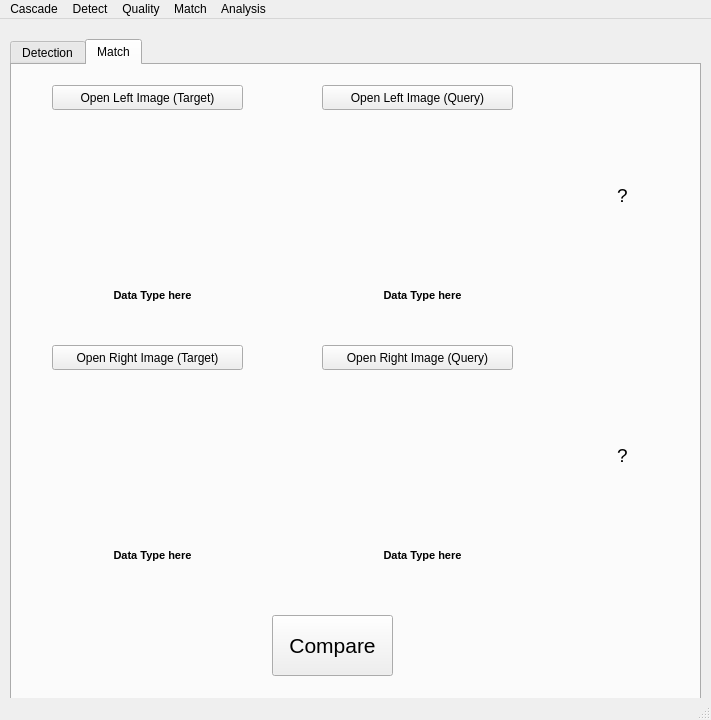
<?xml version="1.0" encoding="UTF-8"?>
<ui version="4.0">
 <class>IrisCompare</class>
 <widget class="QMainWindow" name="IrisCompare">
  <property name="geometry">
   <rect>
    <x>0</x>
    <y>0</y>
    <width>711</width>
    <height>720</height>
   </rect>
  </property>
  <property name="maximumSize">
   <size>
    <width>715</width>
    <height>720</height>
   </size>
  </property>
  <property name="windowTitle">
   <string>Iris Compare</string>
  </property>
  <widget class="QWidget" name="m_centralwidget">
   <widget class="QTabWidget" name="tabWidget">
    <property name="geometry">
     <rect>
      <x>10</x>
      <y>20</y>
      <width>691</width>
      <height>661</height>
     </rect>
    </property>
    <property name="baseSize">
     <size>
      <width>0</width>
      <height>2</height>
     </size>
    </property>
    <property name="currentIndex">
     <number>1</number>
    </property>
    <widget class="QWidget" name="Detection">
     <attribute name="title">
      <string>Detection</string>
     </attribute>
     <widget class="ImageWidget" name="imgWidget" native="true">
      <property name="geometry">
       <rect>
        <x>10</x>
        <y>10</y>
        <width>661</width>
        <height>611</height>
       </rect>
      </property>
     </widget>
    </widget>
    <widget class="QWidget" name="Match">
     <attribute name="title">
      <string>Match</string>
     </attribute>
     <widget class="ImageWidget" name="imgLeftWidget1" native="true">
      <property name="geometry">
       <rect>
        <x>19</x>
        <y>50</y>
        <width>241</width>
        <height>160</height>
       </rect>
      </property>
     </widget>
     <widget class="QPushButton" name="btnOpenLeft1">
      <property name="geometry">
       <rect>
        <x>40</x>
        <y>20</y>
        <width>191</width>
        <height>25</height>
       </rect>
      </property>
      <property name="text">
       <string>Open Left Image (Target)</string>
      </property>
     </widget>
     <widget class="ImageWidget" name="imgLeftWidget2" native="true">
      <property name="geometry">
       <rect>
        <x>289</x>
        <y>50</y>
        <width>241</width>
        <height>160</height>
       </rect>
      </property>
     </widget>
     <widget class="QPushButton" name="btnOpenLeft2">
      <property name="geometry">
       <rect>
        <x>310</x>
        <y>20</y>
        <width>191</width>
        <height>25</height>
       </rect>
      </property>
      <property name="text">
       <string>Open Left Image (Query)</string>
      </property>
     </widget>
     <widget class="QPushButton" name="btnOpenRight1">
      <property name="geometry">
       <rect>
        <x>40</x>
        <y>280</y>
        <width>191</width>
        <height>25</height>
       </rect>
      </property>
      <property name="text">
       <string>Open Right Image (Target)</string>
      </property>
     </widget>
     <widget class="QPushButton" name="btnOpenRight2">
      <property name="geometry">
       <rect>
        <x>310</x>
        <y>280</y>
        <width>191</width>
        <height>25</height>
       </rect>
      </property>
      <property name="text">
       <string>Open Right Image (Query)</string>
      </property>
     </widget>
     <widget class="ImageWidget" name="imgRightWidget1" native="true">
      <property name="enabled">
       <bool>true</bool>
      </property>
      <property name="geometry">
       <rect>
        <x>19</x>
        <y>310</y>
        <width>241</width>
        <height>160</height>
       </rect>
      </property>
     </widget>
     <widget class="ImageWidget" name="imgRightWidget2" native="true">
      <property name="geometry">
       <rect>
        <x>289</x>
        <y>310</y>
        <width>241</width>
        <height>160</height>
       </rect>
      </property>
     </widget>
     <widget class="QPushButton" name="btnGoMatch">
      <property name="geometry">
       <rect>
        <x>260</x>
        <y>550</y>
        <width>121</width>
        <height>61</height>
       </rect>
      </property>
      <property name="font">
       <font>
        <pointsize>16</pointsize>
       </font>
      </property>
      <property name="text">
       <string>Compare</string>
      </property>
     </widget>
     <widget class="QLabel" name="txtLeftResult">
      <property name="geometry">
       <rect>
        <x>550</x>
        <y>50</y>
        <width>121</width>
        <height>160</height>
       </rect>
      </property>
      <property name="font">
       <font>
        <pointsize>14</pointsize>
       </font>
      </property>
      <property name="text">
       <string>?</string>
      </property>
      <property name="alignment">
       <set>Qt::AlignCenter</set>
      </property>
     </widget>
     <widget class="QLabel" name="txtRightResult">
      <property name="geometry">
       <rect>
        <x>550</x>
        <y>310</y>
        <width>121</width>
        <height>160</height>
       </rect>
      </property>
      <property name="font">
       <font>
        <pointsize>14</pointsize>
       </font>
      </property>
      <property name="text">
       <string>?</string>
      </property>
      <property name="alignment">
       <set>Qt::AlignCenter</set>
      </property>
     </widget>
     <widget class="QLabel" name="txtLeftDataType1">
      <property name="geometry">
       <rect>
        <x>40</x>
        <y>220</y>
        <width>201</width>
        <height>21</height>
       </rect>
      </property>
      <property name="font">
       <font>
        <pointsize>8</pointsize>
        <weight>75</weight>
        <bold>true</bold>
        <strikeout>false</strikeout>
       </font>
      </property>
      <property name="text">
       <string>Data Type here</string>
      </property>
      <property name="scaledContents">
       <bool>false</bool>
      </property>
      <property name="alignment">
       <set>Qt::AlignCenter</set>
      </property>
     </widget>
     <widget class="QLabel" name="txtLeftDataType2">
      <property name="geometry">
       <rect>
        <x>310</x>
        <y>220</y>
        <width>201</width>
        <height>21</height>
       </rect>
      </property>
      <property name="font">
       <font>
        <pointsize>8</pointsize>
        <weight>75</weight>
        <bold>true</bold>
        <strikeout>false</strikeout>
       </font>
      </property>
      <property name="text">
       <string>Data Type here</string>
      </property>
      <property name="scaledContents">
       <bool>false</bool>
      </property>
      <property name="alignment">
       <set>Qt::AlignCenter</set>
      </property>
     </widget>
     <widget class="QLabel" name="txtRightDataType1">
      <property name="geometry">
       <rect>
        <x>40</x>
        <y>480</y>
        <width>201</width>
        <height>21</height>
       </rect>
      </property>
      <property name="font">
       <font>
        <pointsize>8</pointsize>
        <weight>75</weight>
        <bold>true</bold>
        <strikeout>false</strikeout>
       </font>
      </property>
      <property name="text">
       <string>Data Type here</string>
      </property>
      <property name="scaledContents">
       <bool>false</bool>
      </property>
      <property name="alignment">
       <set>Qt::AlignCenter</set>
      </property>
     </widget>
     <widget class="QLabel" name="txtRightDataType2">
      <property name="geometry">
       <rect>
        <x>310</x>
        <y>480</y>
        <width>201</width>
        <height>21</height>
       </rect>
      </property>
      <property name="font">
       <font>
        <pointsize>8</pointsize>
        <weight>75</weight>
        <bold>true</bold>
        <strikeout>false</strikeout>
       </font>
      </property>
      <property name="text">
       <string>Data Type here</string>
      </property>
      <property name="scaledContents">
       <bool>false</bool>
      </property>
      <property name="alignment">
       <set>Qt::AlignCenter</set>
      </property>
     </widget>
    </widget>
   </widget>
  </widget>
  <widget class="QMenuBar" name="m_menuBar">
   <property name="geometry">
    <rect>
     <x>0</x>
     <y>0</y>
     <width>711</width>
     <height>22</height>
    </rect>
   </property>
   <widget class="QMenu" name="menuFiles">
    <property name="title">
     <string>Detect</string>
    </property>
    <addaction name="actionOpen_AVI"/>
    <addaction name="separator"/>
    <addaction name="actionOpen_IRIS_AVI"/>
    <addaction name="separator"/>
    <addaction name="actionOpen_CAM"/>
   </widget>
   <widget class="QMenu" name="menuCascade">
    <property name="title">
     <string>Cascade</string>
    </property>
    <addaction name="actionSelect_cascade"/>
   </widget>
   <widget class="QMenu" name="menuMatch">
    <property name="title">
     <string>Match</string>
    </property>
    <addaction name="actionStart_Match"/>
   </widget>
   <widget class="QMenu" name="menuQuality">
    <property name="title">
     <string>Quality</string>
    </property>
    <addaction name="actionImage_Quality"/>
   </widget>
   <widget class="QMenu" name="menuAnalysis">
    <property name="title">
     <string>Analysis</string>
    </property>
    <addaction name="actionReports"/>
   </widget>
   <addaction name="menuCascade"/>
   <addaction name="menuFiles"/>
   <addaction name="menuQuality"/>
   <addaction name="menuMatch"/>
   <addaction name="menuAnalysis"/>
  </widget>
  <widget class="QStatusBar" name="m_statusBar"/>
  <action name="actionOpen_AVI">
   <property name="text">
    <string>Open FACE AVI</string>
   </property>
  </action>
  <action name="actionOpen_CAM">
   <property name="enabled">
    <bool>true</bool>
   </property>
   <property name="text">
    <string>Open CAM</string>
   </property>
  </action>
  <action name="actionSelect_cascade">
   <property name="text">
    <string comment="Select cascade for the eye detection">Select cascade</string>
   </property>
  </action>
  <action name="actionStart_Match">
   <property name="text">
    <string>Choose...</string>
   </property>
  </action>
  <action name="actionOpen_IRIS_AVI">
   <property name="enabled">
    <bool>false</bool>
   </property>
   <property name="text">
    <string>Open IRIS AVI</string>
   </property>
  </action>
  <action name="actionImage_Quality">
   <property name="text">
    <string>Choose...</string>
   </property>
  </action>
  <action name="actionMatching">
   <property name="text">
    <string>Matching</string>
   </property>
  </action>
  <action name="actionNonmatching">
   <property name="text">
    <string>Nonmatching</string>
   </property>
  </action>
  <action name="actionROC">
   <property name="text">
    <string>ROC</string>
   </property>
  </action>
  <action name="actionReducedROC">
   <property name="text">
    <string>ReducedROC</string>
   </property>
  </action>
  <action name="actionReports">
   <property name="text">
    <string>Reports</string>
   </property>
  </action>
  <action name="actionOpen_Iris_Analysis">
   <property name="text">
    <string>Open Iris Analysis</string>
   </property>
   <property name="toolTip">
    <string>Open iris analysis window</string>
   </property>
  </action>
  <action name="actionStep_By_Step_Anaysis">
   <property name="text">
    <string>Step By Step Anaysis</string>
   </property>
  </action>
 </widget>
 <customwidgets>
  <customwidget>
   <class>ImageWidget</class>
   <extends>QWidget</extends>
   <header>ImageWidget.h</header>
   <container>1</container>
  </customwidget>
 </customwidgets>
 <resources/>
 <connections>
  <connection>
   <sender>actionOpen_AVI</sender>
   <signal>triggered()</signal>
   <receiver>IrisCompare</receiver>
   <slot>OpenAVIFile()</slot>
   <hints>
    <hint type="sourcelabel">
     <x>-1</x>
     <y>-1</y>
    </hint>
    <hint type="destinationlabel">
     <x>399</x>
     <y>299</y>
    </hint>
   </hints>
  </connection>
  <connection>
   <sender>actionOpen_CAM</sender>
   <signal>triggered()</signal>
   <receiver>IrisCompare</receiver>
   <slot>OpenCAM()</slot>
   <hints>
    <hint type="sourcelabel">
     <x>-1</x>
     <y>-1</y>
    </hint>
    <hint type="destinationlabel">
     <x>399</x>
     <y>299</y>
    </hint>
   </hints>
  </connection>
  <connection>
   <sender>actionSelect_cascade</sender>
   <signal>triggered()</signal>
   <receiver>IrisCompare</receiver>
   <slot>SelectCascade()</slot>
   <hints>
    <hint type="sourcelabel">
     <x>-1</x>
     <y>-1</y>
    </hint>
    <hint type="destinationlabel">
     <x>399</x>
     <y>299</y>
    </hint>
   </hints>
  </connection>
  <connection>
   <sender>actionStart_Match</sender>
   <signal>triggered()</signal>
   <receiver>IrisCompare</receiver>
   <slot>StartMatch()</slot>
   <hints>
    <hint type="sourcelabel">
     <x>-1</x>
     <y>-1</y>
    </hint>
    <hint type="destinationlabel">
     <x>399</x>
     <y>299</y>
    </hint>
   </hints>
  </connection>
  <connection>
   <sender>actionOpen_IRIS_AVI</sender>
   <signal>triggered()</signal>
   <receiver>IrisCompare</receiver>
   <slot>OpenIrisAVIFile()</slot>
   <hints>
    <hint type="sourcelabel">
     <x>-1</x>
     <y>-1</y>
    </hint>
    <hint type="destinationlabel">
     <x>399</x>
     <y>299</y>
    </hint>
   </hints>
  </connection>
  <connection>
   <sender>actionImage_Quality</sender>
   <signal>triggered()</signal>
   <receiver>IrisCompare</receiver>
   <slot>checkQuality()</slot>
   <hints>
    <hint type="sourcelabel">
     <x>-1</x>
     <y>-1</y>
    </hint>
    <hint type="destinationlabel">
     <x>399</x>
     <y>299</y>
    </hint>
   </hints>
  </connection>
  <connection>
   <sender>btnOpenLeft1</sender>
   <signal>clicked()</signal>
   <receiver>IrisCompare</receiver>
   <slot>openLeftEye1()</slot>
   <hints>
    <hint type="sourcelabel">
     <x>157</x>
     <y>93</y>
    </hint>
    <hint type="destinationlabel">
     <x>355</x>
     <y>359</y>
    </hint>
   </hints>
  </connection>
  <connection>
   <sender>btnOpenLeft2</sender>
   <signal>clicked()</signal>
   <receiver>IrisCompare</receiver>
   <slot>openLeftEye2()</slot>
   <hints>
    <hint type="sourcelabel">
     <x>447</x>
     <y>93</y>
    </hint>
    <hint type="destinationlabel">
     <x>355</x>
     <y>359</y>
    </hint>
   </hints>
  </connection>
  <connection>
   <sender>btnOpenRight1</sender>
   <signal>clicked()</signal>
   <receiver>IrisCompare</receiver>
   <slot>openRightEye1()</slot>
   <hints>
    <hint type="sourcelabel">
     <x>55</x>
     <y>371</y>
    </hint>
    <hint type="destinationlabel">
     <x>355</x>
     <y>359</y>
    </hint>
   </hints>
  </connection>
  <connection>
   <sender>btnOpenRight2</sender>
   <signal>clicked()</signal>
   <receiver>IrisCompare</receiver>
   <slot>openRightEye2()</slot>
   <hints>
    <hint type="sourcelabel">
     <x>323</x>
     <y>371</y>
    </hint>
    <hint type="destinationlabel">
     <x>355</x>
     <y>359</y>
    </hint>
   </hints>
  </connection>
  <connection>
   <sender>btnGoMatch</sender>
   <signal>clicked()</signal>
   <receiver>IrisCompare</receiver>
   <slot>goMatch()</slot>
   <hints>
    <hint type="sourcelabel">
     <x>273</x>
     <y>618</y>
    </hint>
    <hint type="destinationlabel">
     <x>355</x>
     <y>359</y>
    </hint>
   </hints>
  </connection>
  <connection>
   <sender>actionReports</sender>
   <signal>triggered()</signal>
   <receiver>IrisCompare</receiver>
   <slot>generateReports()</slot>
   <hints>
    <hint type="sourcelabel">
     <x>-1</x>
     <y>-1</y>
    </hint>
    <hint type="destinationlabel">
     <x>355</x>
     <y>359</y>
    </hint>
   </hints>
  </connection>
 </connections>
 <slots>
  <slot>OpenAVIFile()</slot>
  <slot>OpenCAM()</slot>
  <slot>SelectCascade()</slot>
  <slot>StartMatch()</slot>
  <slot>OpenIrisAVIFile()</slot>
  <slot>checkQuality()</slot>
  <slot>autoStart()</slot>
  <slot>openLeftEye1()</slot>
  <slot>openLeftEye2()</slot>
  <slot>openRightEye1()</slot>
  <slot>openRightEye2()</slot>
  <slot>goMatch()</slot>
  <slot>generateReports()</slot>
 </slots>
</ui>
